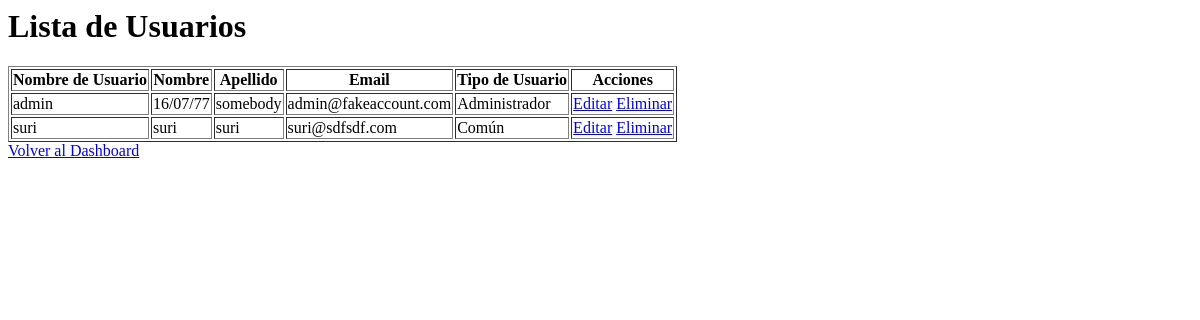
The app's page /users/ (signed in), older data.
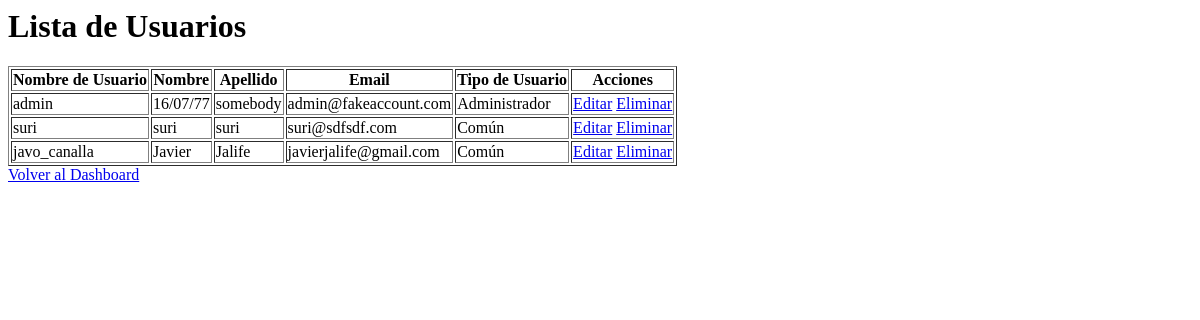
The same page, newer data.
### accounts/models.py (models this page shows, shortened)
class CustomUser(AbstractUser):
    nombre = models.CharField(max_length=30)
    apellido = models.CharField(max_length=30)
    direccion_email = models.EmailField(unique=True)
    numero_telefono_particular = models.CharField(max_length=15)
    numero_de_interno = models.CharField(max_length=10)
    tipo_de_usuario = models.CharField(
        max_length=20,
        choices=TipoUsuario.choices,
        default=TipoUsuario.COMUN,
    )
    USERNAME_FIELD = 'username'
    EMAIL_FIELD = 'direccion_email'
    REQUIRED_FIELDS = ['direccion_email', 'nombre', 'apellido']

### userapp/views.py (the view)
# urls.py: path('users/', user_list, name="user_list"),
@admin_required(login_url='login')
def user_list(request):
    users = CustomUser.objects.all()
    context = {'users': users}
    return render(request, 'userapp/user_list.html', context)

### userapp/templates/userapp/user_list.html (shortened to what this page needs)
<html>
<head>
</head>
<body>
    <h1>Lista de Usuarios</h1>
    <table border="1">
        <tr>
            <th>Nombre de Usuario</th>
            <th>Nombre</th>
            <th>Apellido</th>
            <th>Email</th>
            <th>Tipo de Usuario</th>
            <th>Acciones</th>
        </tr>
        {% for user in users %}
        <tr>
            <td>{{ user.username }}</td>
            <td>{{ user.nombre }}</td>
            <td>{{ user.apellido }}</td>
            <td>{{ user.direccion_email }}</td>
            <td>{{ user.get_tipo_de_usuario_display }}</td>
            <td>
                <a href="{% url 'user_edit' user.id %}">Editar</a>
                <a href="{% url 'user_delete' user.id %}">Eliminar</a>
            </td>
        </tr>
        {% endfor %}
    </table>
    <a href="{% url 'dashboard' %}">Volver al Dashboard</a>
</body>
</html>

Row changes from the older to the newer data that the page shows:
added CustomUser: username "javo_canalla", nombre "Javier", apellido "Jalife", direccion_email "javierjalife@gmail.com", tipo_de_usuario "Común"
